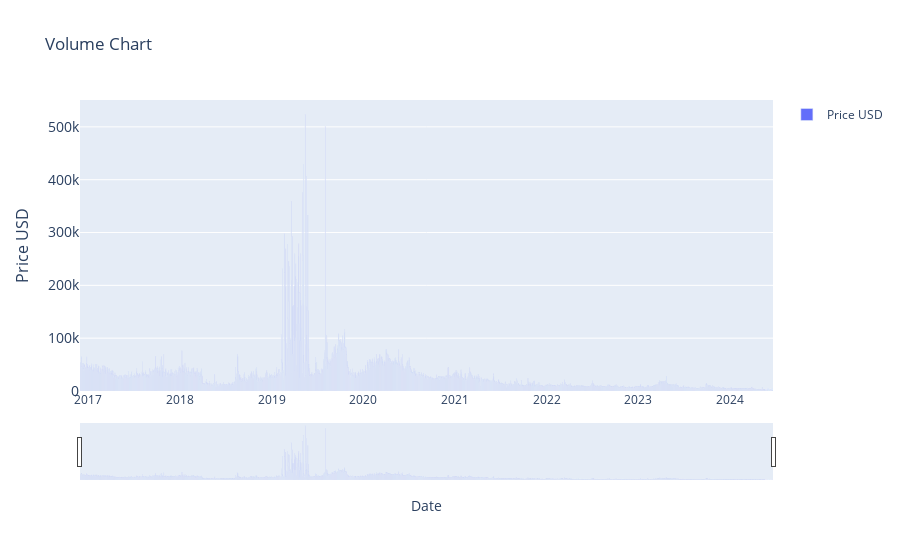

Write notebook code for a chart like this one.
### Markdown cell above
### Volume Indicatior (1)

### Code cell
# > Volume Indicatior (1)

import plotly.graph_objects as go
import pandas as pd
from ipywidgets import interact, DatePicker
import numpy as np

# renames current item to df
df = current_item

# Function to update the graph based on the selected date range
def update_graph(start_date, end_date):
    # Filtering the data based on the date range
    mask = (df.index >= pd.to_datetime(start_date)) & (df.index <= pd.to_datetime(end_date))
    filtered_data = df.loc[mask]

    # Creating the plot
    fig = go.Figure()
    fig.add_trace(go.Bar(x=filtered_data.index, y=filtered_data['volume'], name='Price USD'))

    # Formatting
    fig.update_layout(
        title='Volume Chart',
        xaxis_title='Date',
        yaxis_title='Price USD',
        yaxis=dict(
            title='Price USD',
            titlefont_size=16,
            tickfont_size=14,
        ),
        xaxis=dict(  # Added lines for range slider
            rangeslider=dict(
                visible=True
            ),
            type="date"
        ),
        showlegend=True
    )

    fig.show()


# Creating interactive widgets for date selection
start_date_picker = DatePicker(description='Start Date', value=current_item.index[0], disabled=False)
end_date_picker = DatePicker(description='End Date', value=current_item.index[-1], disabled=False)

# Display the interactive widget
interact(update_graph, start_date=start_date_picker, end_date=end_date_picker)

### Figure 1 — Plotly figure (JSON) as saved in the notebook; plotly's stock layout.template omitted (floating-point values rounded to 4 significant figures; data arrays with more than 128 entries replaced by an {"elided": "..."} marker saying what was removed)
{"data": [{"name": "Price USD", "type": "bar", "x": {"elided": "3474 str values"}, "y": {"elided": "3474 int values"}}], "layout": {"showlegend": true, "title": {"text": "Volume Chart"}, "xaxis": {"rangeslider": {"visible": true}, "title": {"text": "Date"}, "type": "date"}, "yaxis": {"tickfont": {"size": 14}, "title": {"font": {"size": 16}, "text": "Price USD"}}}}
